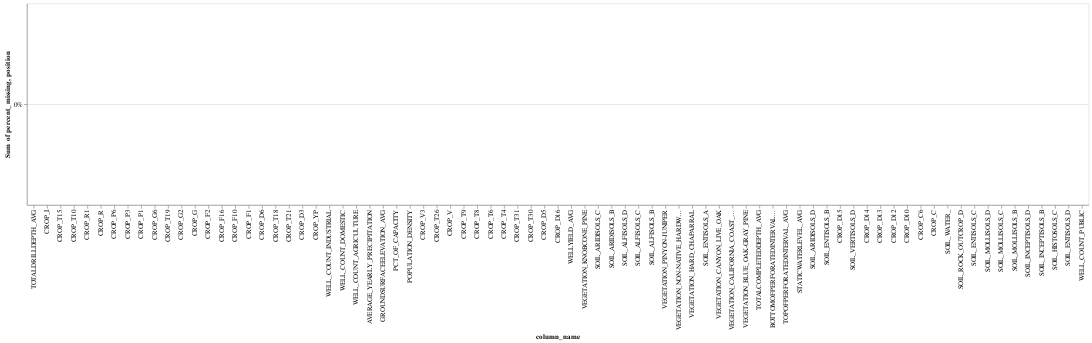

This figure's notebook cell:
### Markdown cell above
### Make sure the test set is now withdrawn from the full set

### Code cell
X_full_impute = impute_pipe.transform(full_X)
full_impute_df = convert_back_df(
    X_full_impute,
    impute_pipe,
    full_X
)
#Use the test years
X_test_impute_df = full_impute_df.loc[(slice(None),test_year_list),:].copy()
#X_test_impute_df.to_pickle('X_test_impute_df.pkl')
X_test_impute_df.to_pickle('../assets/train_test_standardscaler/X_test_impute_standardscaler_df.pkl')

X_test_impute = X_test_impute_df.values 
draw_missing_data_chart(X_test_impute_df)

### Figure 1 — Vega-Lite specification as saved in the notebook (floating-point values rounded to 4 significant figures)
{"config": {"view": {"continuousWidth": 400, "continuousHeight": 300}}, "layer": [{"mark": {"type": "bar", "color": "#3586BD"}, "encoding": {"color": {"value": "#3586BD"}, "tooltip": [{"field": "column_name", "type": "nominal"}, {"field": "percent_missing", "type": "quantitative"}], "x": {"field": "column_name", "sort": ["TOTALDRILLDEPTH_AVG", "CROP_I", "CROP_T15", "CROP_T10", "CROP_R1", "CROP_R", "CROP_P6", "CROP_P3", "CROP_P1", "CROP_G6", "CROP_T19", "CROP_G2", "CROP_G", "CROP_F2", "CROP_F16", "CROP_F10", "CROP_F1", "CROP_D6", "CROP_T18", "CROP_T21", "CROP_D3", "CROP_YP", "WELL_COUNT_INDUSTRIAL", "WELL_COUNT_DOMESTIC", "WELL_COUNT_AGRICULTURE", "AVERAGE_YEARLY_PRECIPITATION", "GROUNDSURFACEELEVATION_AVG", "PCT_OF_CAPACITY", "POPULATION_DENSITY", "CROP_V3", "CROP_T26", "CROP_V", "CROP_T9", "CROP_T8", "CROP_T6", "CROP_T4", "CROP_T31", "CROP_T30", "CROP_D5", "CROP_D16", "WELLYIELD_AVG", "VEGETATION_KNOBCONE_PINE", "SOIL_ARIDISOLS_C", "SOIL_ARIDISOLS_B", "SOIL_ALFISOLS_D", "SOIL_ALFISOLS_C", "SOIL_ALFISOLS_B", "VEGETATION_PINYON-JUNIPER", "VEGETATION_NON-NATIVE_HARDWOOD_FOREST", "VEGETATION_HARD_CHAPARRAL", "SOIL_ENTISOLS_A", "VEGETATION_CANYON_LIVE_OAK", "VEGETATION_CALIFORNIA_COAST_LIVE_OAK", "VEGETATION_BLUE_OAK-GRAY_PINE", "TOTALCOMPLETEDDEPTH_AVG", "BOTTOMOFPERFORATEDINTERVAL_AVG", "TOPOFPERFORATEDINTERVAL_AVG", "STATICWATERLEVEL_AVG", "SOIL_ARIDISOLS_D", "SOIL_ENTISOLS_B", "CROP_D15", "SOIL_VERTISOLS_D", "CROP_D14", "CROP_D13", "CROP_D12", "CROP_D10", "CROP_C6", "CROP_C", "SOIL_WATER_", "SOIL_ROCK_OUTCROP_D", "SOIL_ENTISOLS_C", "SOIL_MOLLISOLS_D", "SOIL_MOLLISOLS_C", "SOIL_MOLLISOLS_B", "SOIL_INCEPTISOLS_D", "SOIL_INCEPTISOLS_B", "SOIL_HISTOSOLS_C", "SOIL_ENTISOLS_D", "WELL_COUNT_PUBLIC"], "type": "nominal"}, "y": {"aggregate": "sum", "axis": {"format": "%"}, "field": "percent_missing", "stack": "normalize", "type": "quantitative"}}}, {"mark": {"type": "text", "align": "center", "color": "black", "fontSize": 10}, "encoding": {"color": {"value": "#3586BD"}, "text": {"field": "percent_missing", "format": ".0%", "type": "quantitative"}, "tooltip": [{"field": "column_name", "type": "nominal"}, {"field": "percent_missing", "type": "quantitative"}], "x": {"field": "column_name", "sort": ["TOTALDRILLDEPTH_AVG", "CROP_I", "CROP_T15", "CROP_T10", "CROP_R1", "CROP_R", "CROP_P6", "CROP_P3", "CROP_P1", "CROP_G6", "CROP_T19", "CROP_G2", "CROP_G", "CROP_F2", "CROP_F16", "CROP_F10", "CROP_F1", "CROP_D6", "CROP_T18", "CROP_T21", "CROP_D3", "CROP_YP", "WELL_COUNT_INDUSTRIAL", "WELL_COUNT_DOMESTIC", "WELL_COUNT_AGRICULTURE", "AVERAGE_YEARLY_PRECIPITATION", "GROUNDSURFACEELEVATION_AVG", "PCT_OF_CAPACITY", "POPULATION_DENSITY", "CROP_V3", "CROP_T26", "CROP_V", "CROP_T9", "CROP_T8", "CROP_T6", "CROP_T4", "CROP_T31", "CROP_T30", "CROP_D5", "CROP_D16", "WELLYIELD_AVG", "VEGETATION_KNOBCONE_PINE", "SOIL_ARIDISOLS_C", "SOIL_ARIDISOLS_B", "SOIL_ALFISOLS_D", "SOIL_ALFISOLS_C", "SOIL_ALFISOLS_B", "VEGETATION_PINYON-JUNIPER", "VEGETATION_NON-NATIVE_HARDWOOD_FOREST", "VEGETATION_HARD_CHAPARRAL", "SOIL_ENTISOLS_A", "VEGETATION_CANYON_LIVE_OAK", "VEGETATION_CALIFORNIA_COAST_LIVE_OAK", "VEGETATION_BLUE_OAK-GRAY_PINE", "TOTALCOMPLETEDDEPTH_AVG", "BOTTOMOFPERFORATEDINTERVAL_AVG", "TOPOFPERFORATEDINTERVAL_AVG", "STATICWATERLEVEL_AVG", "SOIL_ARIDISOLS_D", "SOIL_ENTISOLS_B", "CROP_D15", "SOIL_VERTISOLS_D", "CROP_D14", "CROP_D13", "CROP_D12", "CROP_D10", "CROP_C6", "CROP_C", "SOIL_WATER_", "SOIL_ROCK_OUTCROP_D", "SOIL_ENTISOLS_C", "SOIL_MOLLISOLS_D", "SOIL_MOLLISOLS_C", "SOIL_MOLLISOLS_B", "SOIL_INCEPTISOLS_D", "SOIL_INCEPTISOLS_B", "SOIL_HISTOSOLS_C", "SOIL_ENTISOLS_D", "WELL_COUNT_PUBLIC"], "type": "nominal"}, "y": {"field": "position", "type": "quantitative"}}, "transform": [{"calculate": "datum.percent_missing + 0.05 * datum.percent_missing / abs(datum.percent_missing)", "as": "position"}]}], "data": {"name": "data-44cf62baac59997e2a509dd37dd0e9d7"}, "$schema": "https://vega.github.io/schema/vega-lite/v4.17.0.json", "datasets": {"data-44cf62baac59997e2a509dd37dd0e9d7": [{"column_name": "TOTALDRILLDEPTH_AVG", "percent_missing": 0.0}, {"column_name": "CROP_I", "percent_missing": 0.0}, {"column_name": "CROP_T15", "percent_missing": 0.0}, {"column_name": "CROP_T10", "percent_missing": 0.0}, {"column_name": "CROP_R1", "percent_missing": 0.0}, {"column_name": "CROP_R", "percent_missing": 0.0}, {"column_name": "CROP_P6", "percent_missing": 0.0}, {"column_name": "CROP_P3", "percent_missing": 0.0}, {"column_name": "CROP_P1", "percent_missing": 0.0}, {"column_name": "CROP_G6", "percent_missing": 0.0}, {"column_name": "CROP_T19", "percent_missing": 0.0}, {"column_name": "CROP_G2", "percent_missing": 0.0}, {"column_name": "CROP_G", "percent_missing": 0.0}, {"column_name": "CROP_F2", "percent_missing": 0.0}, {"column_name": "CROP_F16", "percent_missing": 0.0}, {"column_name": "CROP_F10", "percent_missing": 0.0}, {"column_name": "CROP_F1", "percent_missing": 0.0}, {"column_name": "CROP_D6", "percent_missing": 0.0}, {"column_name": "CROP_T18", "percent_missing": 0.0}, {"column_name": "CROP_T21", "percent_missing": 0.0}, {"column_name": "CROP_D3", "percent_missing": 0.0}, {"column_name": "CROP_YP", "percent_missing": 0.0}, {"column_name": "WELL_COUNT_INDUSTRIAL", "percent_missing": 0.0}, {"column_name": "WELL_COUNT_DOMESTIC", "percent_missing": 0.0}, {"column_name": "WELL_COUNT_AGRICULTURE", "percent_missing": 0.0}, {"column_name": "AVERAGE_YEARLY_PRECIPITATION", "percent_missing": 0.0}, {"column_name": "GROUNDSURFACEELEVATION_AVG", "percent_missing": 0.0}, {"column_name": "PCT_OF_CAPACITY", "percent_missing": 0.0}, {"column_name": "POPULATION_DENSITY", "percent_missing": 0.0}, {"column_name": "CROP_V3", "percent_missing": 0.0}, {"column_name": "CROP_T26", "percent_missing": 0.0}, {"column_name": "CROP_V", "percent_missing": 0.0}, {"column_name": "CROP_T9", "percent_missing": 0.0}, {"column_name": "CROP_T8", "percent_missing": 0.0}, {"column_name": "CROP_T6", "percent_missing": 0.0}, {"column_name": "CROP_T4", "percent_missing": 0.0}, {"column_name": "CROP_T31", "percent_missing": 0.0}, {"column_name": "CROP_T30", "percent_missing": 0.0}, {"column_name": "CROP_D5", "percent_missing": 0.0}, {"column_name": "CROP_D16", "percent_missing": 0.0}, {"column_name": "WELLYIELD_AVG", "percent_missing": 0.0}, {"column_name": "VEGETATION_KNOBCONE_PINE", "percent_missing": 0.0}, {"column_name": "SOIL_ARIDISOLS_C", "percent_missing": 0.0}, {"column_name": "SOIL_ARIDISOLS_B", "percent_missing": 0.0}, {"column_name": "SOIL_ALFISOLS_D", "percent_missing": 0.0}, {"column_name": "SOIL_ALFISOLS_C", "percent_missing": 0.0}, {"column_name": "SOIL_ALFISOLS_B", "percent_missing": 0.0}, {"column_name": "VEGETATION_PINYON-JUNIPER", "percent_missing": 0.0}, {"column_name": "VEGETATION_NON-NATIVE_HARDWOOD_FOREST", "percent_missing": 0.0}, {"column_name": "VEGETATION_HARD_CHAPARRAL", "percent_missing": 0.0}, {"column_name": "SOIL_ENTISOLS_A", "percent_missing": 0.0}, {"column_name": "VEGETATION_CANYON_LIVE_OAK", "percent_missing": 0.0}, {"column_name": "VEGETATION_CALIFORNIA_COAST_LIVE_OAK", "percent_missing": 0.0}, {"column_name": "VEGETATION_BLUE_OAK-GRAY_PINE", "percent_missing": 0.0}, {"column_name": "TOTALCOMPLETEDDEPTH_AVG", "percent_missing": 0.0}, {"column_name": "BOTTOMOFPERFORATEDINTERVAL_AVG", "percent_missing": 0.0}, {"column_name": "TOPOFPERFORATEDINTERVAL_AVG", "percent_missing": 0.0}, {"column_name": "STATICWATERLEVEL_AVG", "percent_missing": 0.0}, {"column_name": "SOIL_ARIDISOLS_D", "percent_missing": 0.0}, {"column_name": "SOIL_ENTISOLS_B", "percent_missing": 0.0}, {"column_name": "CROP_D15", "percent_missing": 0.0}, {"column_name": "SOIL_VERTISOLS_D", "percent_missing": 0.0}, {"column_name": "CROP_D14", "percent_missing": 0.0}, {"column_name": "CROP_D13", "percent_missing": 0.0}, {"column_name": "CROP_D12", "percent_missing": 0.0}, {"column_name": "CROP_D10", "percent_missing": 0.0}, {"column_name": "CROP_C6", "percent_missing": 0.0}, {"column_name": "CROP_C", "percent_missing": 0.0}, {"column_name": "SOIL_WATER_", "percent_missing": 0.0}, {"column_name": "SOIL_ROCK_OUTCROP_D", "percent_missing": 0.0}, {"column_name": "SOIL_ENTISOLS_C", "percent_missing": 0.0}, {"column_name": "SOIL_MOLLISOLS_D", "percent_missing": 0.0}, {"column_name": "SOIL_MOLLISOLS_C", "percent_missing": 0.0}, {"column_name": "SOIL_MOLLISOLS_B", "percent_missing": 0.0}, {"column_name": "SOIL_INCEPTISOLS_D", "percent_missing": 0.0}, {"column_name": "SOIL_INCEPTISOLS_B", "percent_missing": 0.0}, {"column_name": "SOIL_HISTOSOLS_C", "percent_missing": 0.0}, {"column_name": "SOIL_ENTISOLS_D", "percent_missing": 0.0}, {"column_name": "WELL_COUNT_PUBLIC", "percent_missing": 0.0}]}}
